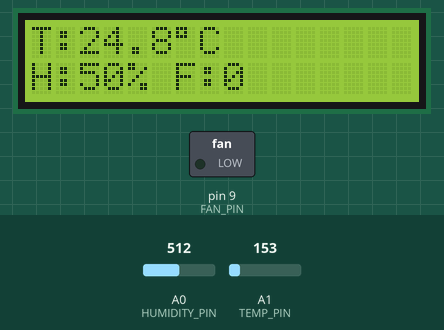
A sketch run on a simulated Arduino Uno, built with avr-gcc and run on an emulated ATmega328P. Parts: 16×2 character LCD, switched loads named in the sketch (green lamp = pin HIGH). Inputs (shaded band) come from the test bench; at power-on: A1 (TEMP_PIN) = 153, A0 (HUMIDITY_PIN) = 512.

Above: at 5.2 s.
5.3 s: A1 (TEMP_PIN) set to 165
At 6.7 s:
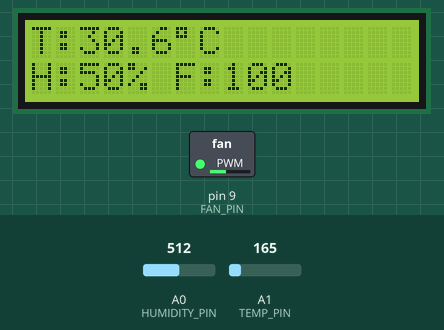
7.0 s: A0 (HUMIDITY_PIN) set to 900
At 8.2 s:
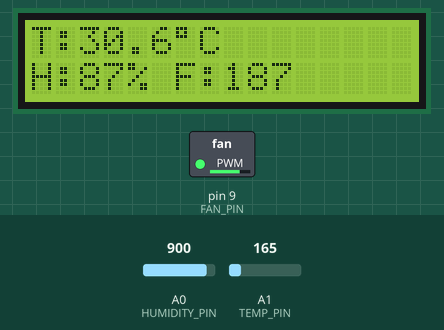
8.5 s: A1 (TEMP_PIN) set to 191
At 8.9 s:
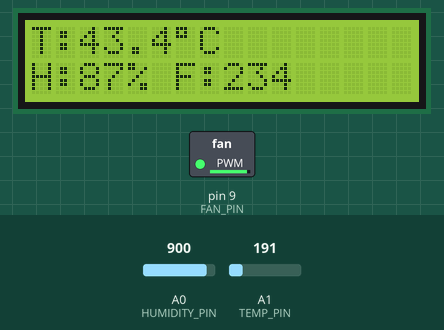
10.1 s: A0 (HUMIDITY_PIN) set to 1023
At 10.5 s:
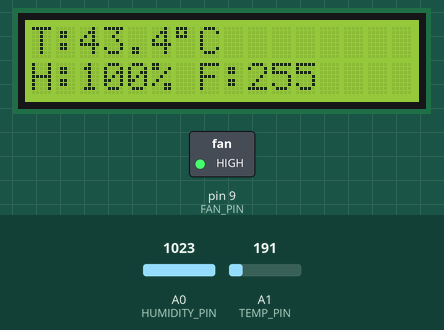
11.6 s: A1 (TEMP_PIN) set to 175
At 12.2 s:
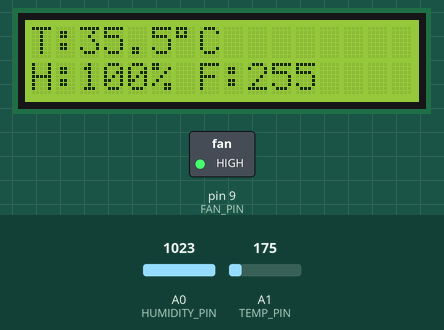
13.1 s: A0 (HUMIDITY_PIN) set to 716
At 13.8 s:
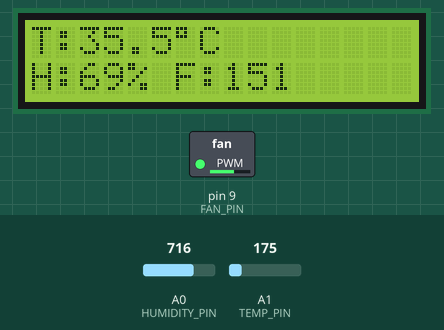
Timing chart, 0 to 15.6 s (numbered marks = the images above; inputs shaded):
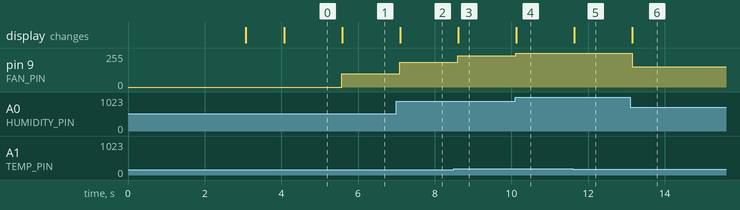

Measured:
- after the input at 5.3 s, pin 9 (FAN_PIN): 0/255 → 100/255 after 0.28 s; the display: changes after 0.28 s (image 1)
- after the input at 7.0 s, pin 9 (FAN_PIN): 100/255 → 187/255 after 0.09 s; the display: changes after 0.10 s (image 2)
- after the input at 8.5 s, pin 9 (FAN_PIN): 187/255 → 234/255 after 0.11 s; the display: changes after 0.11 s (image 3)
- after the input at 10.1 s, pin 9 (FAN_PIN): 234/255 → 255/255 at once; the display: changes at once (image 4)
- after the input at 11.6 s, the display: changes at once (image 5)
- after the input at 13.1 s, pin 9 (FAN_PIN): 255/255 → 151/255 after 0.05 s; the display: changes after 0.05 s (image 6)

The sketch:

room_temperature_smart_sensor_by_joshua1.ino
```cpp
#include <LiquidCrystal.h> //tell arduino u are using a 16x2 lcd in parallel mode

// LCD pins RS, E, D4, D5, D6, D7
LiquidCrystal lcd(12, 11, 5, 4, 3, 2);

#define TEMP_PIN A1
#define HUMIDITY_PIN A0
#define FAN_PIN 9

bool fanState = false; //remeber whether the fan is currently on or off so it dont flicker

void setup() {
  lcd.begin(16, 2); //lcd dimensions rxc
  pinMode(FAN_PIN, OUTPUT); //fan pin as output pin

  //welcome message
  lcd.setCursor(0, 0);
  lcd.print("Smart Room T&H");
  lcd.setCursor(0, 1);
  lcd.print("Starting...");
  delay(3000);

  lcd.clear();
  delay(1000);
}

void loop() {


  //TEMPERATURE (TMP36) converts analog voltage from sensor into a temp in celcius
  int tempRaw = analogRead(TEMP_PIN); //reads voltage as 0-1023
  float voltage = tempRaw * (5.0 / 1023.0);//converts adc value t volts
  float tempC = (voltage - 0.5) * 100; //TMP36 formula: 0.5V = 0°C, every 0.01V = 1°C

    // HUMIDITY (Potentiometer)
  int humRaw = analogRead(HUMIDITY_PIN); //reads voltage from potentiometer
  int humidity = map(humRaw, 0, 1023, 0, 100); //converts 0-1023 into 0-100%

 // FAN speeds
  int tempSpeed = 0;
  int humSpeed = 0;

  // Only start after 30°C
  if (tempC >= 30) {
    tempSpeed = map(tempC, 30, 45, 100, 255);
  }

  // Only start after 70% humidity
  if (humidity >= 70) {
    humSpeed = map(humidity, 70, 100, 100, 255);
  }

  // Take strongest effect
  int fanSpeed = max(tempSpeed, humSpeed);

  // Safety limits
  fanSpeed = constrain(fanSpeed, 0, 255);

  // Apply to motor
  analogWrite(FAN_PIN, fanSpeed);

  // LCD DISPLAY
  lcd.setCursor(0, 0);
  lcd.print("T:");
  lcd.print(tempC, 1);
  lcd.print((char)223);
  lcd.print("C   ");

  lcd.setCursor(0, 1);
  lcd.print("H:");
  lcd.print(humidity);
  lcd.print("% ");

  lcd.print("F:");
  lcd.print(fanSpeed);
  lcd.print("   ");

  delay(500);
}
```
